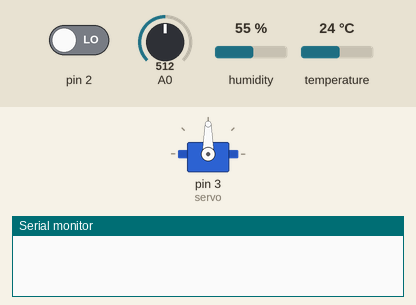
This sketch was run on a simulated Arduino Uno, built with avr-gcc and run on an emulated ATmega328P. Shown: servo, the last lines printed to the serial monitor. The test bench sets the inputs (shaded band); at power-on: pin 2 LOW, A0 = 512, humidity 55 %, temperature 24 °C.

Above: at 0.1 s.
At 3.76 s:
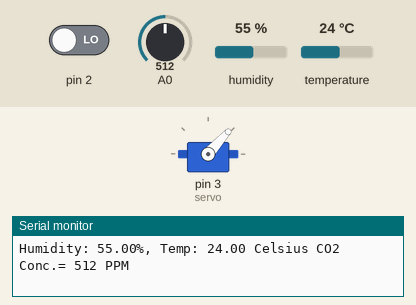
At 15.8 s:
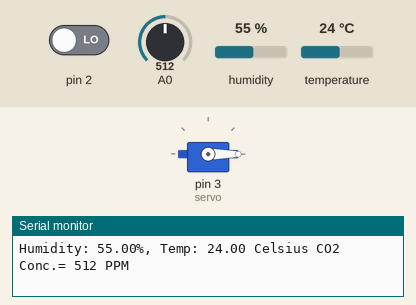
At 29.82 s:
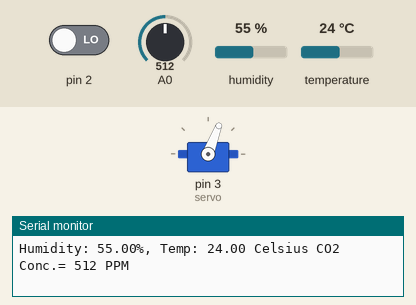
Timing chart, 0 to 31.6 s (numbered marks = the images above):
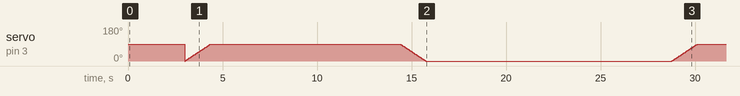

The sketch:

Auto_Door.ino
```cpp
#include <MQ135.h>
#include <DHT.h>
#include <DHT_U.h>
#include<Servo.h>


#define DHTPIN 7
#define DHTTYPE DHT22
DHT dht(DHTPIN, DHTTYPE);

float humidity;
float temperature;

int sensorValue;
int digitalValue;

Servo servo;
int pos;

void setup()
{
  servo.attach(3);
  Serial.begin(9600);
  dht.begin();
}

void loop()
{

    delay(2000);

    humidity = dht.readHumidity();
    temperature = dht.readTemperature();
    sensorValue = analogRead(0);
    digitalValue = digitalRead(2);

    Serial.print("Humidity: ");
    Serial.print(humidity);
    Serial.print("%, Temp: ");
    Serial.print(temperature);
    Serial.print(" Celsius");
    Serial.print(" CO2 Conc.= ");
    Serial.print(sensorValue, DEC);
    Serial.println(" PPM");


    delay(1000);


  if(temperature > 21.6 || temperature < 20 || humidity > 60 || humidity < 30 || sensorValue > 200)
  {
      for(pos=0;pos<=90;pos++)
      {
          servo.write(pos);
          delay(15);
      }
      delay(10000);
      for(pos=90;pos>=0;pos--)
      {
          servo.write(pos);
          delay(15);
      }
  }
     delay(10000);
}
```
